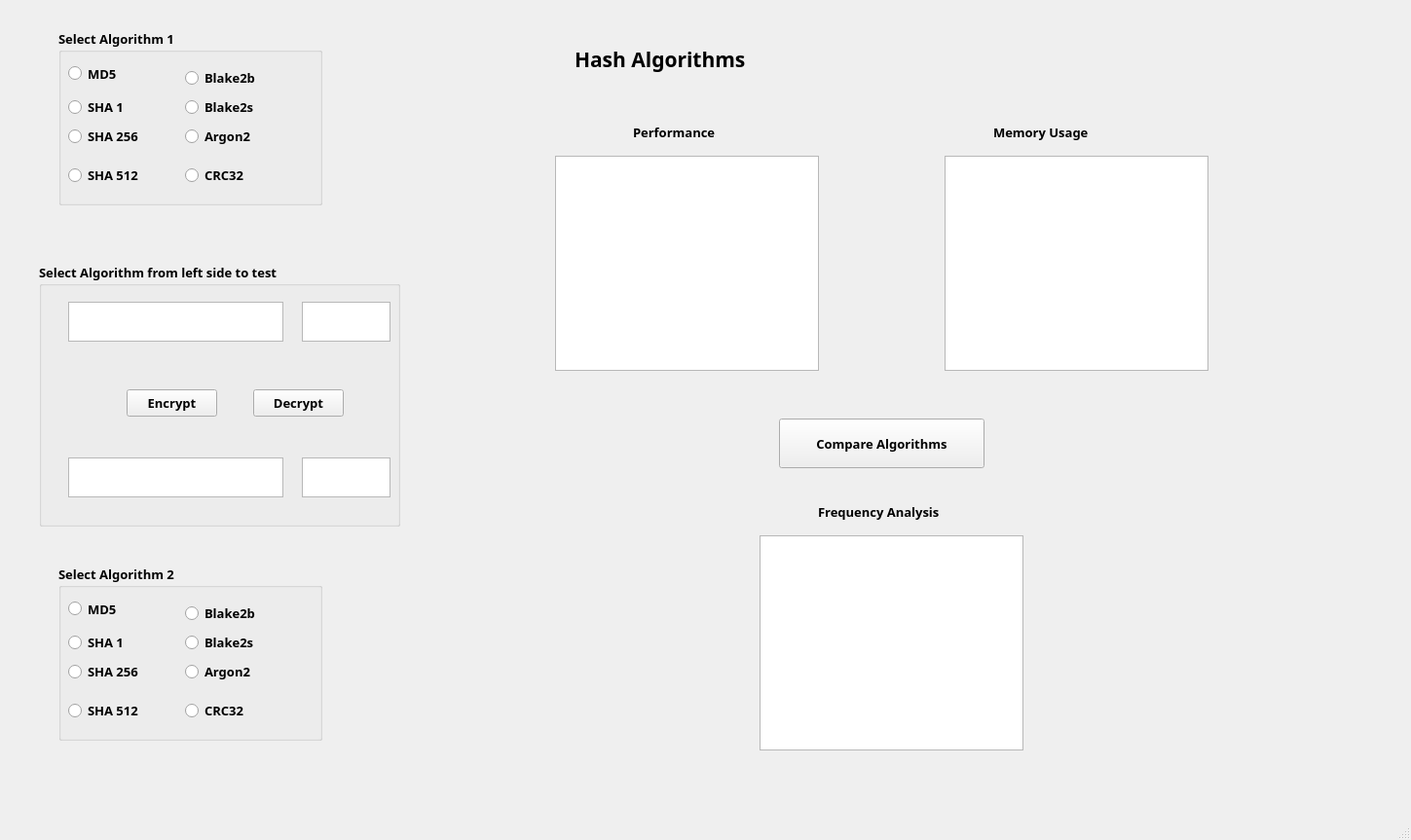
<?xml version="1.0" encoding="UTF-8"?>
<ui version="4.0">
 <class>Hashing_Algorithms_MainWindow</class>
 <widget class="QMainWindow" name="Hashing_Algorithms_MainWindow">
  <property name="geometry">
   <rect>
    <x>0</x>
    <y>0</y>
    <width>1449</width>
    <height>863</height>
   </rect>
  </property>
  <property name="windowTitle">
   <string>MainWindow</string>
  </property>
  <widget class="QWidget" name="centralwidget">
   <widget class="QGroupBox" name="grpBox_Algorithm1">
    <property name="geometry">
     <rect>
      <x>60</x>
      <y>30</y>
      <width>271</width>
      <height>181</height>
     </rect>
    </property>
    <property name="font">
     <font>
      <family>Rockwell</family>
      <pointsize>10</pointsize>
      <weight>75</weight>
      <bold>true</bold>
     </font>
    </property>
    <property name="title">
     <string>Select Algorithm 1 </string>
    </property>
    <widget class="QRadioButton" name="rdMD5_1">
     <property name="geometry">
      <rect>
       <x>10</x>
       <y>30</y>
       <width>161</width>
       <height>31</height>
      </rect>
     </property>
     <property name="text">
      <string>MD5</string>
     </property>
    </widget>
    <widget class="QRadioButton" name="rdSHA1_1">
     <property name="geometry">
      <rect>
       <x>10</x>
       <y>70</y>
       <width>131</width>
       <height>20</height>
      </rect>
     </property>
     <property name="text">
      <string>SHA 1</string>
     </property>
    </widget>
    <widget class="QRadioButton" name="rdSHA256_1">
     <property name="geometry">
      <rect>
       <x>10</x>
       <y>100</y>
       <width>131</width>
       <height>20</height>
      </rect>
     </property>
     <property name="text">
      <string>SHA 256</string>
     </property>
    </widget>
    <widget class="QRadioButton" name="rdSHA512_1">
     <property name="geometry">
      <rect>
       <x>10</x>
       <y>140</y>
       <width>131</width>
       <height>20</height>
      </rect>
     </property>
     <property name="text">
      <string>SHA 512</string>
     </property>
    </widget>
    <widget class="QRadioButton" name="rdBlake2b_1">
     <property name="geometry">
      <rect>
       <x>130</x>
       <y>40</y>
       <width>131</width>
       <height>20</height>
      </rect>
     </property>
     <property name="text">
      <string>Blake2b</string>
     </property>
    </widget>
    <widget class="QRadioButton" name="rdBlake2s_1">
     <property name="geometry">
      <rect>
       <x>130</x>
       <y>70</y>
       <width>131</width>
       <height>20</height>
      </rect>
     </property>
     <property name="text">
      <string>Blake2s</string>
     </property>
    </widget>
    <widget class="QRadioButton" name="rdArgon2_1">
     <property name="geometry">
      <rect>
       <x>130</x>
       <y>100</y>
       <width>131</width>
       <height>20</height>
      </rect>
     </property>
     <property name="text">
      <string>Argon2</string>
     </property>
    </widget>
    <widget class="QRadioButton" name="rdCRC32_1">
     <property name="geometry">
      <rect>
       <x>130</x>
       <y>140</y>
       <width>131</width>
       <height>20</height>
      </rect>
     </property>
     <property name="text">
      <string>CRC32</string>
     </property>
    </widget>
   </widget>
   <widget class="QGroupBox" name="grpBox_AlgorithmTest">
    <property name="geometry">
     <rect>
      <x>40</x>
      <y>270</y>
      <width>371</width>
      <height>271</height>
     </rect>
    </property>
    <property name="font">
     <font>
      <family>Rockwell</family>
      <pointsize>10</pointsize>
      <weight>75</weight>
      <bold>true</bold>
     </font>
    </property>
    <property name="title">
     <string>Select Algorithm from left side to test</string>
    </property>
    <widget class="QTextEdit" name="txtBoxEncrypt">
     <property name="geometry">
      <rect>
       <x>30</x>
       <y>40</y>
       <width>221</width>
       <height>41</height>
      </rect>
     </property>
     <property name="font">
      <font>
       <family>Rockwell</family>
       <pointsize>10</pointsize>
       <weight>75</weight>
       <bold>true</bold>
      </font>
     </property>
    </widget>
    <widget class="QTextEdit" name="txtBoxDecrypt">
     <property name="geometry">
      <rect>
       <x>30</x>
       <y>200</y>
       <width>221</width>
       <height>41</height>
      </rect>
     </property>
     <property name="font">
      <font>
       <family>Rockwell</family>
       <pointsize>10</pointsize>
       <weight>75</weight>
       <bold>true</bold>
      </font>
     </property>
    </widget>
    <widget class="QTextEdit" name="txtBoxKey1">
     <property name="geometry">
      <rect>
       <x>270</x>
       <y>40</y>
       <width>91</width>
       <height>41</height>
      </rect>
     </property>
     <property name="font">
      <font>
       <family>Rockwell</family>
       <pointsize>10</pointsize>
       <weight>75</weight>
       <bold>true</bold>
      </font>
     </property>
    </widget>
    <widget class="QTextEdit" name="txtBoxKey2">
     <property name="geometry">
      <rect>
       <x>270</x>
       <y>200</y>
       <width>91</width>
       <height>41</height>
      </rect>
     </property>
     <property name="font">
      <font>
       <family>Rockwell</family>
       <pointsize>10</pointsize>
       <weight>75</weight>
       <bold>true</bold>
      </font>
     </property>
    </widget>
    <widget class="QPushButton" name="btnDecrypt">
     <property name="geometry">
      <rect>
       <x>220</x>
       <y>130</y>
       <width>93</width>
       <height>28</height>
      </rect>
     </property>
     <property name="font">
      <font>
       <family>Rockwell</family>
       <pointsize>10</pointsize>
       <weight>75</weight>
       <bold>true</bold>
      </font>
     </property>
     <property name="text">
      <string>Decrypt</string>
     </property>
    </widget>
    <widget class="QPushButton" name="btnEncrypt">
     <property name="geometry">
      <rect>
       <x>90</x>
       <y>130</y>
       <width>93</width>
       <height>28</height>
      </rect>
     </property>
     <property name="font">
      <font>
       <family>Rockwell</family>
       <pointsize>10</pointsize>
       <weight>75</weight>
       <bold>true</bold>
      </font>
     </property>
     <property name="text">
      <string>Encrypt</string>
     </property>
    </widget>
   </widget>
   <widget class="QPushButton" name="btnCompare">
    <property name="geometry">
     <rect>
      <x>800</x>
      <y>430</y>
      <width>211</width>
      <height>51</height>
     </rect>
    </property>
    <property name="font">
     <font>
      <family>Rockwell</family>
      <pointsize>10</pointsize>
      <weight>75</weight>
      <bold>true</bold>
     </font>
    </property>
    <property name="text">
     <string>Compare Algorithms</string>
    </property>
   </widget>
   <widget class="QLabel" name="lblMemoryUsage">
    <property name="geometry">
     <rect>
      <x>1020</x>
      <y>120</y>
      <width>181</width>
      <height>31</height>
     </rect>
    </property>
    <property name="font">
     <font>
      <family>Rockwell</family>
      <pointsize>10</pointsize>
      <weight>75</weight>
      <bold>true</bold>
     </font>
    </property>
    <property name="text">
     <string>Memory Usage</string>
    </property>
   </widget>
   <widget class="QLabel" name="lblPerformance_2">
    <property name="geometry">
     <rect>
      <x>590</x>
      <y>30</y>
      <width>291</width>
      <height>61</height>
     </rect>
    </property>
    <property name="font">
     <font>
      <family>Rockwell</family>
      <pointsize>16</pointsize>
      <weight>75</weight>
      <bold>true</bold>
     </font>
    </property>
    <property name="text">
     <string>Hash Algorithms</string>
    </property>
   </widget>
   <widget class="QGraphicsView" name="graphMemoryUsage">
    <property name="geometry">
     <rect>
      <x>970</x>
      <y>160</y>
      <width>271</width>
      <height>221</height>
     </rect>
    </property>
   </widget>
   <widget class="QLabel" name="lblSecurity">
    <property name="geometry">
     <rect>
      <x>840</x>
      <y>510</y>
      <width>181</width>
      <height>31</height>
     </rect>
    </property>
    <property name="font">
     <font>
      <family>Rockwell</family>
      <pointsize>10</pointsize>
      <weight>75</weight>
      <bold>true</bold>
     </font>
    </property>
    <property name="text">
     <string>Frequency Analysis</string>
    </property>
   </widget>
   <widget class="QGraphicsView" name="graphPerformance">
    <property name="geometry">
     <rect>
      <x>570</x>
      <y>160</y>
      <width>271</width>
      <height>221</height>
     </rect>
    </property>
   </widget>
   <widget class="QGraphicsView" name="graphSecurity">
    <property name="geometry">
     <rect>
      <x>780</x>
      <y>550</y>
      <width>271</width>
      <height>221</height>
     </rect>
    </property>
   </widget>
   <widget class="QLabel" name="lblPerformance">
    <property name="geometry">
     <rect>
      <x>650</x>
      <y>120</y>
      <width>121</width>
      <height>31</height>
     </rect>
    </property>
    <property name="font">
     <font>
      <family>Rockwell</family>
      <pointsize>10</pointsize>
      <weight>75</weight>
      <bold>true</bold>
     </font>
    </property>
    <property name="text">
     <string>Performance</string>
    </property>
   </widget>
   <widget class="QGroupBox" name="grpBox_Algorithm2">
    <property name="geometry">
     <rect>
      <x>60</x>
      <y>580</y>
      <width>271</width>
      <height>181</height>
     </rect>
    </property>
    <property name="font">
     <font>
      <family>Rockwell</family>
      <pointsize>10</pointsize>
      <weight>75</weight>
      <bold>true</bold>
     </font>
    </property>
    <property name="title">
     <string>Select Algorithm 2</string>
    </property>
    <widget class="QRadioButton" name="rdMD5_2">
     <property name="geometry">
      <rect>
       <x>10</x>
       <y>30</y>
       <width>161</width>
       <height>31</height>
      </rect>
     </property>
     <property name="text">
      <string>MD5</string>
     </property>
    </widget>
    <widget class="QRadioButton" name="rdSHA1_2">
     <property name="geometry">
      <rect>
       <x>10</x>
       <y>70</y>
       <width>131</width>
       <height>20</height>
      </rect>
     </property>
     <property name="text">
      <string>SHA 1</string>
     </property>
    </widget>
    <widget class="QRadioButton" name="rdSHA256_2">
     <property name="geometry">
      <rect>
       <x>10</x>
       <y>100</y>
       <width>131</width>
       <height>20</height>
      </rect>
     </property>
     <property name="text">
      <string>SHA 256</string>
     </property>
    </widget>
    <widget class="QRadioButton" name="rdSHA512_2">
     <property name="geometry">
      <rect>
       <x>10</x>
       <y>140</y>
       <width>131</width>
       <height>20</height>
      </rect>
     </property>
     <property name="text">
      <string>SHA 512</string>
     </property>
    </widget>
    <widget class="QRadioButton" name="rdBlake2b_2">
     <property name="geometry">
      <rect>
       <x>130</x>
       <y>40</y>
       <width>131</width>
       <height>20</height>
      </rect>
     </property>
     <property name="text">
      <string>Blake2b</string>
     </property>
    </widget>
    <widget class="QRadioButton" name="rdBlake2s_2">
     <property name="geometry">
      <rect>
       <x>130</x>
       <y>70</y>
       <width>131</width>
       <height>20</height>
      </rect>
     </property>
     <property name="text">
      <string>Blake2s</string>
     </property>
    </widget>
    <widget class="QRadioButton" name="rdArgon2_2">
     <property name="geometry">
      <rect>
       <x>130</x>
       <y>100</y>
       <width>131</width>
       <height>20</height>
      </rect>
     </property>
     <property name="text">
      <string>Argon2</string>
     </property>
    </widget>
    <widget class="QRadioButton" name="rdCRC32_2">
     <property name="geometry">
      <rect>
       <x>130</x>
       <y>140</y>
       <width>131</width>
       <height>20</height>
      </rect>
     </property>
     <property name="text">
      <string>CRC32</string>
     </property>
    </widget>
   </widget>
  </widget>
  <widget class="QMenuBar" name="menubar">
   <property name="geometry">
    <rect>
     <x>0</x>
     <y>0</y>
     <width>1449</width>
     <height>26</height>
    </rect>
   </property>
  </widget>
  <widget class="QStatusBar" name="statusbar"/>
 </widget>
 <resources/>
 <connections/>
</ui>
